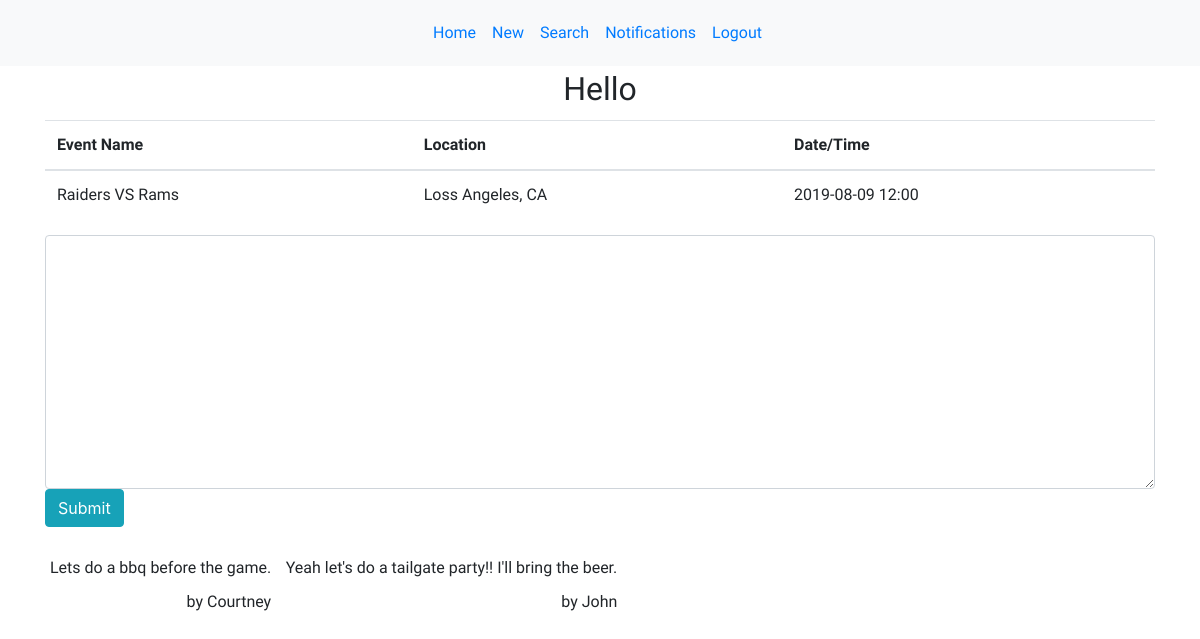
Screenshot of /event/1 with the database file from the repository.
### models.py (models this page shows)
class Event(db.Model):
    __Tablename__ = "events"
    id = db.Column(db.Integer, primary_key=True)
    event_title = db.Column(db.String(100))
    date = db.Column(db.String(8))
    time = db.Column(db.String(12))
    location = db.Column(db.String(100))
    information = db.Column(db.TEXT)
    creator_id = db.Column(db.Integer, db.ForeignKey("user.id"), nullable=False)
    author = db.relationship('User', foreign_keys=[creator_id], backref="user_messages", cascade="all")
    events_that_have_attendees = db.relationship('User', lazy = 'dynamic', secondary = attendees_table)

class Message(db.Model):
    __Tablename__ = "messages"
    id = db.Column(db.Integer, primary_key=True)
    content = db.Column(db.TEXT)
    user_who_created = db.Column(db.Integer, nullable=False)
    created_at = db.Column(db.DateTime, server_default=func.now())
    updated_at = db.Column(db.DateTime, server_default=func.now(), onupdate=func.now())
    user_info = db.Column(db.Integer, db.ForeignKey("user.id"), nullable=False)
    author_of_msg = db.relationship('User', foreign_keys=[user_info], backref="message")
    event_info = db.Column(db.Integer, db.ForeignKey("event.id"), nullable=False)
    event_message = db.relationship('Event', foreign_keys=[event_info], backref="event_messages")
    def __repr__(self):
     return f"<User {self.id} - {self.content} {self.author_of_msg}"

class User(db.Model):
    __Tablename__ = "users"
    id = db.Column(db.Integer, primary_key=True)
    first_name = db.Column(db.String(100), nullable = False)
    last_name = db.Column(db.String(100), nullable = False)
    password = db.Column(db.String(200), unique = True, nullable = False)
    email = db.Column(db.String(100), unique = True, nullable = False)
    security_answer1 = db.Column(db.String(200))
    created_at = db.Column(db.DateTime, server_default=func.now())
    updated_at = db.Column(db.DateTime, server_default=func.now(), onupdate=func.now())
    users_that_attend_events = db.relationship('Event', lazy = 'dynamic', secondary = attendees_table)

### controller_functions.py (the view)
def event(id):
    user_events = Event.query.get(id)
    get_messages = Message.query.all()
    print(get_messages)
    return render_template("message_board.html", organize_event = user_events, read_message = get_messages)

### templates/message_board.html (shortened to what this page needs)
<!DOCTYPE html>
<html lang="en">
<head>
    <link rel="stylesheet" href="{{ url_for('static', filename='message.css') }}">
    <link rel="stylesheet" href="https://maxcdn.bootstrapcdn.com/bootstrap/4.3.1/css/bootstrap.min.css">
</head>
<body>
    <nav class="navbar navbar-expand-sm bg-light justify-content-center">
        <ul class="navbar-nav">
            <li class="nav-item">
                <a class="nav-link" href="/homepage">Home</a>
            </li>
            <li class="nav-item">
                <a class="nav-link" href="/new">New</a>
            </li>
            <li class="nav-item">
                <a class="nav-link" href="/search">Search</a>
            </li>
            <li class="nav-item">
                <a class="nav-link" href="/notifications">Notifications</a>
            </li>
            <li class="nav-item">
                <a class="nav-link" href="/logout">Logout</a>
            </li>
        </ul>
    </nav>
    <div class="container">
            <h2>Hello {{ session['greetings'] }} </h2>
            <table class="table table-hover">
                    <thead>
                        <tr>
                            <th>Event Name</th>
                            <th>Location</th>
                            <th>Date/Time</th>
                        </tr>
                    </thead>
                    <tbody>
                        <td>{{ organize_event.event_title }} </td>
                        <td>{{ organize_event.location }} </td>
                        <td>{{ organize_event.date }} {{ organize_event.time }} </td>
                    </tbody>
                </table>
        <form action="/create_msg" method="post" id="msg">
            <textarea class="form-control" name="msg" id="message" cols="30" rows="10"></textarea>
            <input type="submit" class="btn btn-info" id="#">
        </form>
        <div class="errorMSG" id="error">
        </div>
        {% for message in read_message %}
                <div class="msg_section">
                    <p class="message">{{ message.content }} </p>
                    <p class="author"> by {{ message.author_of_msg.first_name }}{{ message.last_name }}</p>
                </div>
        {% endfor %}
    </div>
</body>
</html>

### static/message.css (style rules this page uses)
h1, h4, h2 { font-family: 'Nanum Gothic Coding', monospace; padding: 4px; text-align: center; }
p, th, td, ul { font-family: 'Mali', cursive; padding: 5px; }
.message { margin: 0px; }
.author { text-align: right; }
.msg_section { display: inline-block; }

### rows the page displays
Event: event_title "Raiders VS Rams", location "Loss Angeles, CA", date "2019-08-09", time "12:00"
Message: content "Lets do a bbq before the game.", author_of_msg.first_name "Courtney"
Message: content "Yeah let's do a tailgate party!! I'll bring the beer.", author_of_msg.first_name "John"
